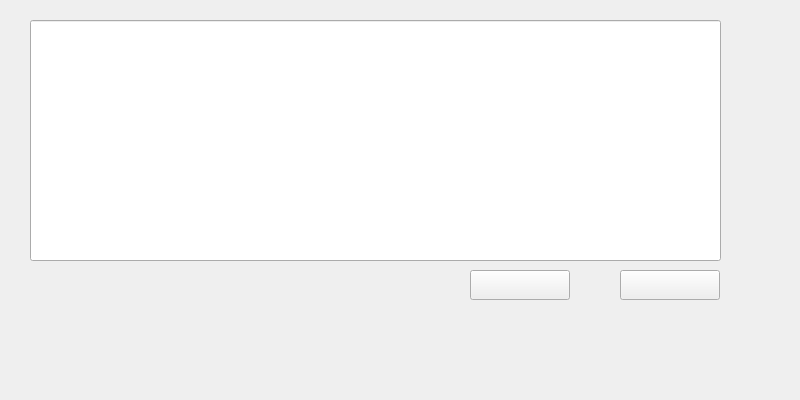
<?xml version="1.0" encoding="UTF-8"?>
<ui version="4.0">
 <class>cloud</class>
 <widget class="QWidget" name="cloud">
  <property name="geometry">
   <rect>
    <x>0</x>
    <y>0</y>
    <width>800</width>
    <height>400</height>
   </rect>
  </property>
  <property name="minimumSize">
   <size>
    <width>800</width>
    <height>400</height>
   </size>
  </property>
  <property name="maximumSize">
   <size>
    <width>800</width>
    <height>400</height>
   </size>
  </property>
  <property name="windowTitle">
   <string>Form</string>
  </property>
  <widget class="QPushButton" name="pushButton">
   <property name="geometry">
    <rect>
     <x>620</x>
     <y>270</y>
     <width>100</width>
     <height>30</height>
    </rect>
   </property>
   <property name="text">
    <string/>
   </property>
   <property name="icon">
    <iconset resource="main_pic.qrc">
     <normaloff>:/mainpic/pic/fabu.png</normaloff>:/mainpic/pic/fabu.png</iconset>
   </property>
   <property name="iconSize">
    <size>
     <width>100</width>
     <height>30</height>
    </size>
   </property>
  </widget>
  <widget class="QPushButton" name="pushButton_2">
   <property name="geometry">
    <rect>
     <x>470</x>
     <y>270</y>
     <width>100</width>
     <height>30</height>
    </rect>
   </property>
   <property name="text">
    <string/>
   </property>
   <property name="icon">
    <iconset resource="main_pic.qrc">
     <normaloff>:/mainpic/pic/fanhui.png</normaloff>:/mainpic/pic/fanhui.png</iconset>
   </property>
   <property name="iconSize">
    <size>
     <width>100</width>
     <height>30</height>
    </size>
   </property>
  </widget>
  <widget class="QLineEdit" name="lineEdit">
   <property name="geometry">
    <rect>
     <x>30</x>
     <y>20</y>
     <width>691</width>
     <height>241</height>
    </rect>
   </property>
  </widget>
 </widget>
 <resources>
  <include location="main_pic.qrc"/>
 </resources>
 <connections/>
</ui>
